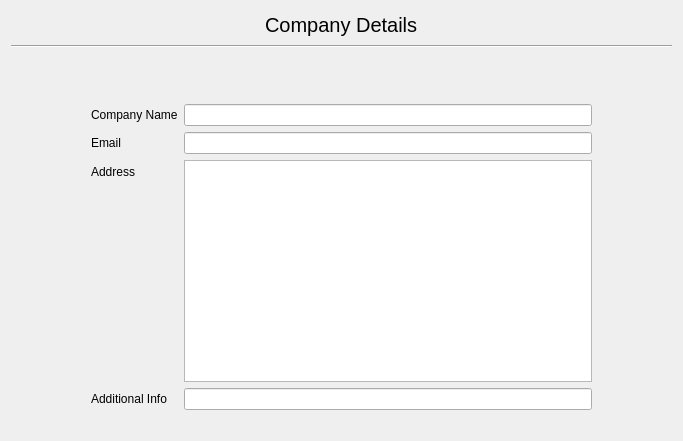
<?xml version="1.0" encoding="UTF-8"?>
<ui version="4.0">
 <class>ownerCompanyDetailsGetter</class>
 <widget class="QDialog" name="ownerCompanyDetailsGetter">
  <property name="geometry">
   <rect>
    <x>0</x>
    <y>0</y>
    <width>683</width>
    <height>441</height>
   </rect>
  </property>
  <property name="sizePolicy">
   <sizepolicy hsizetype="Preferred" vsizetype="Preferred">
    <horstretch>0</horstretch>
    <verstretch>0</verstretch>
   </sizepolicy>
  </property>
  <property name="windowTitle">
   <string>Company Details</string>
  </property>
  <property name="autoFillBackground">
   <bool>false</bool>
  </property>
  <layout class="QVBoxLayout" name="verticalLayout_3">
   <item>
    <layout class="QVBoxLayout" name="verticalLayout_2">
     <item>
      <layout class="QVBoxLayout" name="verticalLayout" stretch="0,0">
       <property name="sizeConstraint">
        <enum>QLayout::SetDefaultConstraint</enum>
       </property>
       <item>
        <layout class="QHBoxLayout" name="horizontalLayout">
         <item>
          <spacer name="horizontalSpacer">
           <property name="orientation">
            <enum>Qt::Horizontal</enum>
           </property>
           <property name="sizeHint" stdset="0">
            <size>
             <width>248</width>
             <height>28</height>
            </size>
           </property>
          </spacer>
         </item>
         <item>
          <widget class="QLabel" name="label">
           <property name="font">
            <font>
             <pointsize>15</pointsize>
            </font>
           </property>
           <property name="text">
            <string>Company Details</string>
           </property>
          </widget>
         </item>
         <item>
          <spacer name="horizontalSpacer_2">
           <property name="orientation">
            <enum>Qt::Horizontal</enum>
           </property>
           <property name="sizeHint" stdset="0">
            <size>
             <width>248</width>
             <height>28</height>
            </size>
           </property>
          </spacer>
         </item>
        </layout>
       </item>
       <item>
        <widget class="Line" name="line">
         <property name="font">
          <font>
           <weight>50</weight>
           <bold>false</bold>
          </font>
         </property>
         <property name="orientation">
          <enum>Qt::Horizontal</enum>
         </property>
        </widget>
       </item>
      </layout>
     </item>
     <item>
      <layout class="QFormLayout" name="formLayout">
       <property name="leftMargin">
        <number>80</number>
       </property>
       <property name="topMargin">
        <number>50</number>
       </property>
       <property name="rightMargin">
        <number>80</number>
       </property>
       <property name="bottomMargin">
        <number>20</number>
       </property>
       <item row="0" column="0">
        <widget class="QLabel" name="label_2">
         <property name="text">
          <string>Company Name</string>
         </property>
        </widget>
       </item>
       <item row="0" column="1">
        <widget class="QLineEdit" name="company_name">
         <property name="enabled">
          <bool>true</bool>
         </property>
        </widget>
       </item>
       <item row="1" column="0">
        <widget class="QLabel" name="label_4">
         <property name="text">
          <string>Email</string>
         </property>
        </widget>
       </item>
       <item row="1" column="1">
        <widget class="QLineEdit" name="email"/>
       </item>
       <item row="2" column="0">
        <widget class="QLabel" name="label_3">
         <property name="text">
          <string>Address</string>
         </property>
        </widget>
       </item>
       <item row="2" column="1">
        <widget class="QTextEdit" name="address"/>
       </item>
       <item row="3" column="0">
        <widget class="QLabel" name="label_5">
         <property name="text">
          <string>Additional Info</string>
         </property>
        </widget>
       </item>
       <item row="3" column="1">
        <widget class="QLineEdit" name="additional"/>
       </item>
      </layout>
     </item>
    </layout>
   </item>
  </layout>
 </widget>
 <resources/>
 <connections/>
</ui>
